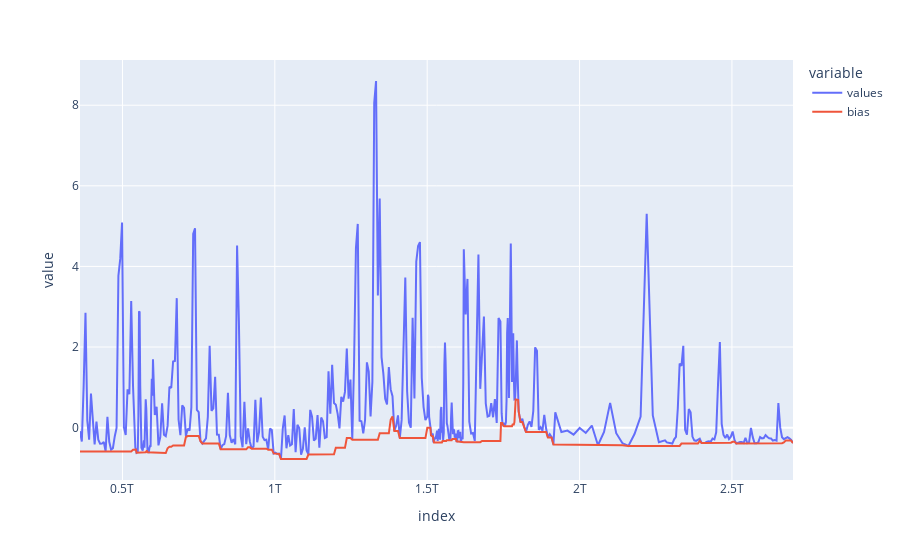

Source (notebook cell):
### Markdown cell above
Dans un premier temps recherche du minimum de la courbe au cours du temps

### Code cell
bias = newdf['values'].rolling(15).min()
bias = pd.concat([pd.DataFrame([np.NaN] * tools.PADDING), bias]) # pour compenser le padding du filtre à 0 et éliminer l'effet de bord
bias = pd.concat([bias, pd.DataFrame([np.NaN] * tools.PADDING)])
bias = bias.fillna(method='ffill') # on retire les Nan en forward et backward (pour être sûr qu'il n'y en ai plus)
bias = bias.fillna(method='bfill')
newdf['bias'] = bias[tools.PADDING : -tools.PADDING] # affichage uniquement de la partie qui nous intéresse
newdf.plot()

### Figure 1 — Plotly figure (JSON) as saved in the notebook; plotly's stock layout.template omitted (floating-point values rounded to 4 significant figures; data arrays with more than 128 entries replaced by an {"elided": "..."} marker saying what was removed)
{"data": [{"hovertemplate": "variable=values<br>index=%{x}<br>value=%{y}<extra></extra>", "legendgroup": "values", "line": {"color": "#636efa", "dash": "solid"}, "mode": "lines", "name": "values", "orientation": "v", "showlegend": true, "type": "scatter", "x": {"elided": "429 int values"}, "xaxis": "x", "y": {"elided": "429 float values"}, "yaxis": "y"}, {"hovertemplate": "variable=bias<br>index=%{x}<br>value=%{y}<extra></extra>", "legendgroup": "bias", "line": {"color": "#EF553B", "dash": "solid"}, "mode": "lines", "name": "bias", "orientation": "v", "showlegend": true, "type": "scatter", "x": {"elided": "429 int values"}, "xaxis": "x", "y": {"elided": "429 float values"}, "yaxis": "y"}], "layout": {"legend": {"title": {"text": "variable"}, "tracegroupgap": 0}, "margin": {"t": 60}, "xaxis": {"anchor": "y", "domain": [0, 1], "title": {"text": "index"}}, "yaxis": {"anchor": "x", "domain": [0, 1], "title": {"text": "value"}}}}
